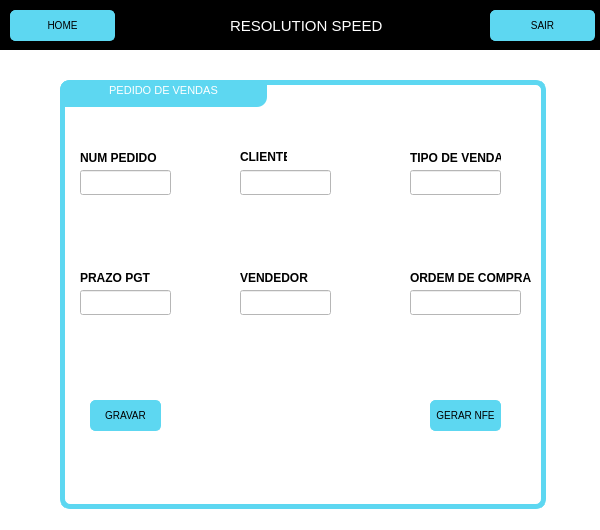
<?xml version="1.0" encoding="UTF-8"?>
<ui version="4.0">
 <class>PedVendaPage</class>
 <widget class="QMainWindow" name="PedVendaPage">
  <property name="geometry">
   <rect>
    <x>0</x>
    <y>0</y>
    <width>600</width>
    <height>530</height>
   </rect>
  </property>
  <property name="minimumSize">
   <size>
    <width>600</width>
    <height>530</height>
   </size>
  </property>
  <property name="maximumSize">
   <size>
    <width>600</width>
    <height>530</height>
   </size>
  </property>
  <property name="windowTitle">
   <string>Pedido de Venda</string>
  </property>
  <property name="styleSheet">
   <string notr="true">background-color: #fff;</string>
  </property>
  <widget class="QWidget" name="centralwidget">
   <widget class="QGraphicsView" name="embrulho_2">
    <property name="geometry">
     <rect>
      <x>60</x>
      <y>80</y>
      <width>486</width>
      <height>429</height>
     </rect>
    </property>
    <property name="styleSheet">
     <string notr="true">border: 5px solid rgb(93,215,241);

border-radius:10px;</string>
    </property>
   </widget>
   <widget class="QTextBrowser" name="textBrowser_3">
    <property name="geometry">
     <rect>
      <x>60</x>
      <y>80</y>
      <width>207</width>
      <height>27</height>
     </rect>
    </property>
    <property name="styleSheet">
     <string notr="true">background-color:#5DD7F1;

border: nome;

color: #fff;

border-bottom-right-radius: 10px;

border-top-left-radius: 10px;</string>
    </property>
    <property name="html">
     <string>&lt;!DOCTYPE HTML PUBLIC &quot;-//W3C//DTD HTML 4.0//EN&quot; &quot;http://www.w3.org/TR/REC-html40/strict.dtd&quot;&gt;
&lt;html&gt;&lt;head&gt;&lt;meta name=&quot;qrichtext&quot; content=&quot;1&quot; /&gt;&lt;style type=&quot;text/css&quot;&gt;
p, li { white-space: pre-wrap; }
&lt;/style&gt;&lt;/head&gt;&lt;body style=&quot; font-family:'MS Shell Dlg 2'; font-size:8.25pt; font-weight:400; font-style:normal;&quot;&gt;
&lt;p align=&quot;center&quot; style=&quot; margin-top:0px; margin-bottom:0px; margin-left:0px; margin-right:0px; -qt-block-indent:0; text-indent:0px;&quot;&gt;PEDIDO DE VENDAS&lt;/p&gt;&lt;/body&gt;&lt;/html&gt;</string>
    </property>
   </widget>
   <widget class="QLineEdit" name="line_npedido">
    <property name="geometry">
     <rect>
      <x>80</x>
      <y>170</y>
      <width>91</width>
      <height>25</height>
     </rect>
    </property>
    <property name="text">
     <string/>
    </property>
   </widget>
   <widget class="QLineEdit" name="line_tipovenda">
    <property name="geometry">
     <rect>
      <x>410</x>
      <y>170</y>
      <width>91</width>
      <height>25</height>
     </rect>
    </property>
    <property name="text">
     <string/>
    </property>
   </widget>
   <widget class="QLineEdit" name="line_ordemcompra">
    <property name="geometry">
     <rect>
      <x>410</x>
      <y>290</y>
      <width>111</width>
      <height>25</height>
     </rect>
    </property>
    <property name="text">
     <string/>
    </property>
   </widget>
   <widget class="QLineEdit" name="line_cliente">
    <property name="geometry">
     <rect>
      <x>240</x>
      <y>170</y>
      <width>91</width>
      <height>25</height>
     </rect>
    </property>
    <property name="text">
     <string/>
    </property>
   </widget>
   <widget class="QLineEdit" name="line_prazopgt">
    <property name="geometry">
     <rect>
      <x>80</x>
      <y>290</y>
      <width>91</width>
      <height>25</height>
     </rect>
    </property>
    <property name="text">
     <string/>
    </property>
   </widget>
   <widget class="QLineEdit" name="line_vendedor">
    <property name="geometry">
     <rect>
      <x>240</x>
      <y>290</y>
      <width>91</width>
      <height>25</height>
     </rect>
    </property>
    <property name="text">
     <string/>
    </property>
   </widget>
   <widget class="QLabel" name="lb_npedido">
    <property name="geometry">
     <rect>
      <x>80</x>
      <y>150</y>
      <width>81</width>
      <height>16</height>
     </rect>
    </property>
    <property name="font">
     <font>
      <weight>75</weight>
      <bold>true</bold>
     </font>
    </property>
    <property name="text">
     <string>NUM PEDIDO</string>
    </property>
   </widget>
   <widget class="QLabel" name="lb_cliente">
    <property name="geometry">
     <rect>
      <x>240</x>
      <y>150</y>
      <width>47</width>
      <height>13</height>
     </rect>
    </property>
    <property name="font">
     <font>
      <weight>75</weight>
      <bold>true</bold>
     </font>
    </property>
    <property name="text">
     <string>CLIENTE</string>
    </property>
   </widget>
   <widget class="QLabel" name="lb_tipovenda">
    <property name="geometry">
     <rect>
      <x>410</x>
      <y>150</y>
      <width>91</width>
      <height>16</height>
     </rect>
    </property>
    <property name="font">
     <font>
      <weight>75</weight>
      <bold>true</bold>
     </font>
    </property>
    <property name="text">
     <string>TIPO DE VENDA</string>
    </property>
   </widget>
   <widget class="QLabel" name="lb_prazopgt">
    <property name="geometry">
     <rect>
      <x>80</x>
      <y>270</y>
      <width>71</width>
      <height>16</height>
     </rect>
    </property>
    <property name="font">
     <font>
      <weight>75</weight>
      <bold>true</bold>
     </font>
    </property>
    <property name="text">
     <string>PRAZO PGT</string>
    </property>
   </widget>
   <widget class="QLabel" name="lb_vendedor">
    <property name="geometry">
     <rect>
      <x>240</x>
      <y>270</y>
      <width>91</width>
      <height>16</height>
     </rect>
    </property>
    <property name="font">
     <font>
      <weight>75</weight>
      <bold>true</bold>
     </font>
    </property>
    <property name="text">
     <string>VENDEDOR</string>
    </property>
   </widget>
   <widget class="QLabel" name="lb_ordemcompra">
    <property name="geometry">
     <rect>
      <x>410</x>
      <y>270</y>
      <width>121</width>
      <height>16</height>
     </rect>
    </property>
    <property name="font">
     <font>
      <weight>75</weight>
      <bold>true</bold>
     </font>
    </property>
    <property name="text">
     <string>ORDEM DE COMPRA</string>
    </property>
   </widget>
   <widget class="QPushButton" name="button_home_2">
    <property name="geometry">
     <rect>
      <x>90</x>
      <y>400</y>
      <width>71</width>
      <height>31</height>
     </rect>
    </property>
    <property name="cursor">
     <cursorShape>PointingHandCursor</cursorShape>
    </property>
    <property name="styleSheet">
     <string notr="true">QPushButton
{
    background-color: rgb(93, 215, 241); 
    border: 1px solid rgb(93, 215, 241);
    border-radius: 5px;
    font-size: 10px;    
}
QPushButton:hover
{
    background-color: #fff;
    color : rgb(93, 215, 241);
}</string>
    </property>
    <property name="text">
     <string>GRAVAR</string>
    </property>
   </widget>
   <widget class="QPushButton" name="button_gnfe">
    <property name="geometry">
     <rect>
      <x>430</x>
      <y>400</y>
      <width>71</width>
      <height>31</height>
     </rect>
    </property>
    <property name="cursor">
     <cursorShape>PointingHandCursor</cursorShape>
    </property>
    <property name="styleSheet">
     <string notr="true">QPushButton
{
    background-color: rgb(93, 215, 241); 
    border: 1px solid rgb(93, 215, 241);
    border-radius: 5px;
    font-size: 10px;    
}
QPushButton:hover
{
    background-color: #fff;
    color : rgb(93, 215, 241);
}</string>
    </property>
    <property name="text">
     <string>GERAR NFE</string>
    </property>
   </widget>
   <widget class="QLabel" name="homeTitle">
    <property name="geometry">
     <rect>
      <x>230</x>
      <y>10</y>
      <width>161</width>
      <height>31</height>
     </rect>
    </property>
    <property name="styleSheet">
     <string notr="true">background-color: transparent;
color: #fff;
font-size: 15px</string>
    </property>
    <property name="text">
     <string>RESOLUTION SPEED</string>
    </property>
   </widget>
   <widget class="QPushButton" name="homeButton">
    <property name="geometry">
     <rect>
      <x>10</x>
      <y>10</y>
      <width>105</width>
      <height>31</height>
     </rect>
    </property>
    <property name="font">
     <font>
      <pointsize>-1</pointsize>
     </font>
    </property>
    <property name="cursor">
     <cursorShape>PointingHandCursor</cursorShape>
    </property>
    <property name="styleSheet">
     <string notr="true">QPushButton
{
	background-color: rgb(93, 215, 241); 
	border: 1px solid rgb(93, 215, 241);
	border-radius: 5px;
	font-size: 10px;	
}
QPushButton:hover
{
	background-color: #000000;
	color : rgb(93, 215, 241);
}
</string>
    </property>
    <property name="text">
     <string>HOME</string>
    </property>
   </widget>
   <widget class="QGraphicsView" name="wrapperHeader">
    <property name="geometry">
     <rect>
      <x>0</x>
      <y>0</y>
      <width>601</width>
      <height>50</height>
     </rect>
    </property>
    <property name="styleSheet">
     <string notr="true">background-color: rgb(0, 0, 0);</string>
    </property>
   </widget>
   <widget class="QPushButton" name="exitButton">
    <property name="geometry">
     <rect>
      <x>490</x>
      <y>10</y>
      <width>105</width>
      <height>31</height>
     </rect>
    </property>
    <property name="cursor">
     <cursorShape>PointingHandCursor</cursorShape>
    </property>
    <property name="styleSheet">
     <string notr="true">QPushButton
{
	background-color: rgb(93, 215, 241); 
	border: 1px solid rgb(93, 215, 241);
	border-radius: 5px;
	font-size: 10px;	
}
QPushButton:hover
{
	background-color: #000000;
	color : rgb(93, 215, 241);
}
</string>
    </property>
    <property name="text">
     <string>SAIR</string>
    </property>
   </widget>
   <zorder>embrulho_2</zorder>
   <zorder>wrapperHeader</zorder>
   <zorder>homeButton</zorder>
   <zorder>homeTitle</zorder>
   <zorder>exitButton</zorder>
   <zorder>textBrowser_3</zorder>
   <zorder>line_npedido</zorder>
   <zorder>line_tipovenda</zorder>
   <zorder>line_ordemcompra</zorder>
   <zorder>line_cliente</zorder>
   <zorder>line_prazopgt</zorder>
   <zorder>line_vendedor</zorder>
   <zorder>lb_npedido</zorder>
   <zorder>lb_cliente</zorder>
   <zorder>lb_tipovenda</zorder>
   <zorder>lb_prazopgt</zorder>
   <zorder>lb_vendedor</zorder>
   <zorder>lb_ordemcompra</zorder>
   <zorder>button_home_2</zorder>
   <zorder>button_gnfe</zorder>
  </widget>
 </widget>
 <resources/>
 <connections/>
</ui>
